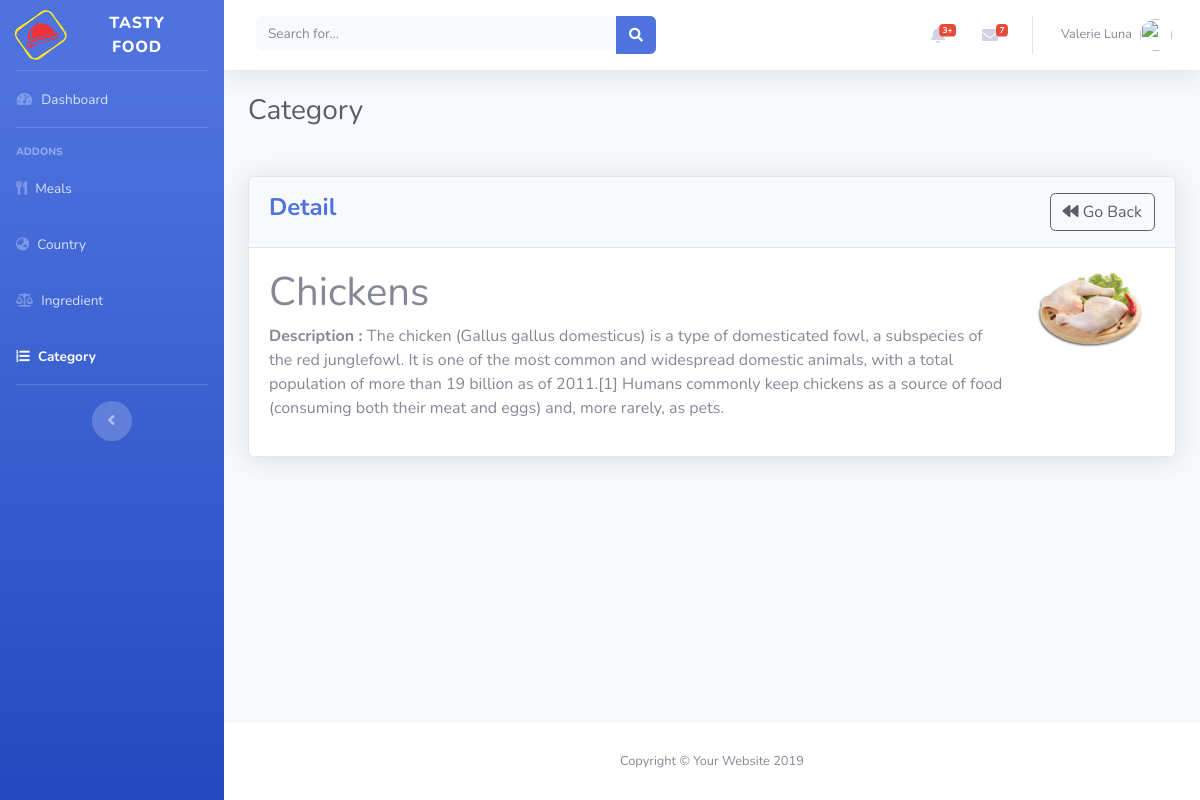
Screenshot of /category/detail/1 with the database file from the repository.
### tables this page shows
CREATE TABLE `categories` (
  `categories_id` int(11) NOT NULL,
  `categories_name` varchar(225) NOT NULL,
  `categories_photo` text NOT NULL,
  `categories_description` text NOT NULL
);

### application/controllers/Category_ctrl.php (called while the page is built, shortened)
<?php
class Category_ctrl extends CI_Controller
{
	public function detail()
	{
		$id = $this->uri->segment(3);
		$data['category'] = $this->Category_mdl->detail($id);
		$data['innerdata'] = 'category_detail';
		$this->load->view('backendtemplate',$data);
	}
}
?>

### index.php (called while the page is built, shortened)
<?php
require_once BASEPATH.'core/CodeIgniter.php';

### application/models/Category_mdl.php (called while the page is built, shortened)
<?php
class Category_mdl extends CI_Model
{
	public function detail($id)
	{
		$this->db->select('*');
		$this->db->from('categories');
		$this->db->where('categories_id',$id);
		$sql = $this->db->get();
		return $sql->row_array();
	}
}
?>

### application/views/category_detail.php (the view, shortened to what this page needs)
<?php
	$name = $category['categories_name'];
	$photo = $category['categories_photo'];
	$description = $category['categories_description'];
?>
<h1 class="h3 mb-2 text-gray-800 mb-5">
    Category
</h1>
<div class="card shadow mb-4">
    <div class="card-header py-3">
      <h4 class="m-0 font-weight-bold text-primary"> Detail
        <a href="<?= base_url('category') ?>" class="btn btn-outline-dark float-right">
        	<i class="fas fa-backward"></i> Go Back
        </a>
      </h4>
    </div>
	<div class="card-body">
		<div class="row">
			<div class="col-lg-10 col-md-8 col-sm-12">
				<h1> <?= $name; ?> </h1>
				<p>
					<b> Description : </b>
						<?= $description; ?>
				</p>
			</div>
			<div class="col-lg-2 col-md-4 col-sm-12">
				<img src="<?= $photo ?>" class="img-fluid">
			</div>
		</div>
	</div>
</div>

### rows the page displays
categories: categories_name "Chickens", categories_description "The chicken (Gallus gallus domesticus) is a type of domesticated fowl, a subspecies of the red junglefowl. It is one of the most common and widespread domestic animals, with a total population of more than 19 billion as of 2011.[1] Humans commonly keep chickens as a source of food (consuming both their meat and eggs) and, more rarely, as pets.", categories_photo (picture)
